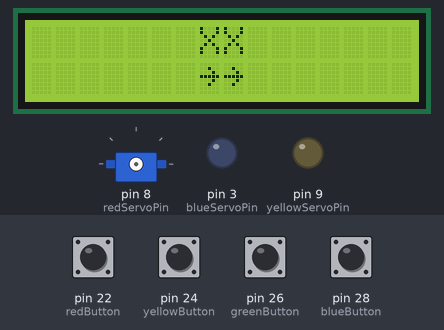
Recording of a sketch running on a simulated Arduino Mega 2560, built with avr-gcc and run on an emulated ATmega2560. Shown: 16×2 character LCD, servo, output pins drawn as LEDs (lit = HIGH). Inputs (shaded band) come from the test bench; at power-on: pin 22 (redButton), pin 24 (yellowButton), pin 26 (greenButton), pin 28 (blueButton) LOW. What the sketch prints to the serial monitor is not drawn.

Above: at 1.2 s.
1.3 s: pin 26 (greenButton) pulled HIGH for 0.15 s
At 2.0 s:
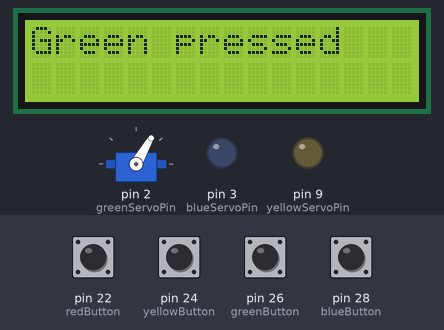
4.4 s: pin 22 (redButton) pulled HIGH for 0.15 s
At 5.5 s:
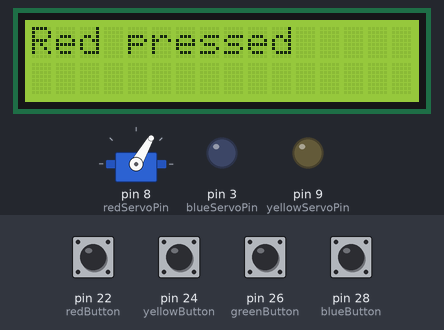
7.5 s: pin 24 (yellowButton) pulled HIGH for 0.15 s
At 7.9 s:
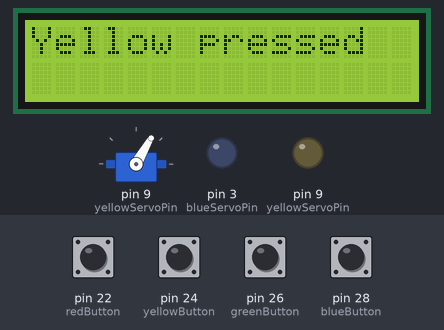
10.6 s: pin 28 (blueButton) pulled HIGH for 0.15 s
At 11.4 s:
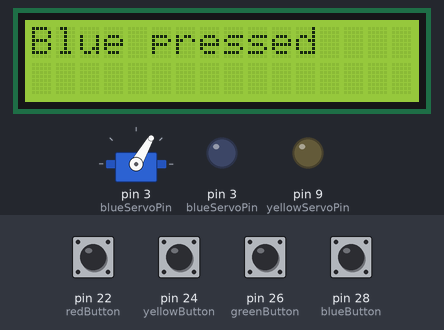
13.7 s: pin 28 (blueButton) pulled HIGH for 1 s
17.7 s: pin 22 (redButton) pulled HIGH for 1 s
At 18.1 s:
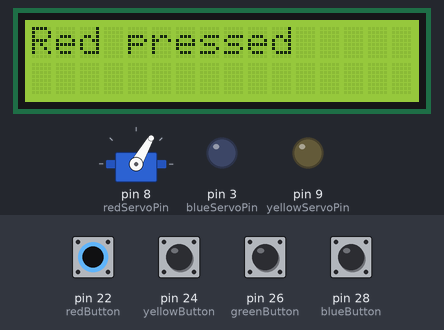
Timing chart, 0 to 20.7 s (numbered marks = the images above; inputs shaded):
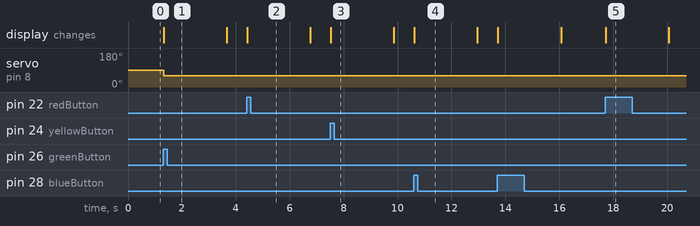

The sketch:

Vending_Machine_Official.ino
```cpp
#include <Servo.h>
#include <LiquidCrystal_I2C.h>


int redButton = 22;
int yellowButton = 24;
int greenButton = 26;
int blueButton = 28;

LiquidCrystal_I2C lcd(0x27, 16, 2);

// Create a servo instance.
// It will send signals to different pins according to the button pressed.
Servo myServo;

int redServoPin = 8;
int yellowServoPin = 9;
int greenServoPin = 2;
int blueServoPin = 3;

void ServoAction();

void setup() {
  Serial.begin(9600);
  lcd.init();
  lcd.backlight();
  pinMode(redServoPin, OUTPUT);
  pinMode(yellowServoPin, OUTPUT);
  pinMode(greenServoPin, OUTPUT);
  pinMode(blueServoPin, OUTPUT);
}

void loop() {
  lcd.clear();
  lcd.setCursor(7, 0);
  lcd.print("X");
  lcd.setCursor(8, 0);
  lcd.print("X");
  lcd.setCursor(7, 1);
  lcd.print("~");
  lcd.setCursor(8, 1);
  lcd.print("~");
  if (digitalRead(redButton) == 1) {
    myServo.attach(redServoPin);
    ServoAction("Red");
  }
  if (digitalRead(yellowButton) == 1) {
    myServo.attach(yellowServoPin);
    ServoAction("Yellow");
  }
  if (digitalRead(greenButton) == 1) {
    myServo.attach(greenServoPin);
    ServoAction("Green");
  }
  if (digitalRead(blueButton) == 1) {
    myServo.attach(blueServoPin);
    ServoAction("Blue");
  }
}

void ServoAction(String color) {
  Serial.print(color);
  Serial.println(" pressed");
  lcd.clear();
  lcd.print(color);
  lcd.print(" pressed");
  myServo.write(60);
  delay(1830);
  myServo.detach();
  delay(500);
}
```

Measured:
- after the input at 1.3 s, servo on pin 8 (redServoPin): 90° → 60° at once; the display: changes at once (image 1)
- after the input at 4.4 s, the display: changes at once (image 2)
- after the input at 7.5 s, the display: changes at once (image 3)
- after the input at 10.6 s, the display: changes at once (image 4)
- after the input at 17.7 s, the display: changes at once (image 5)
